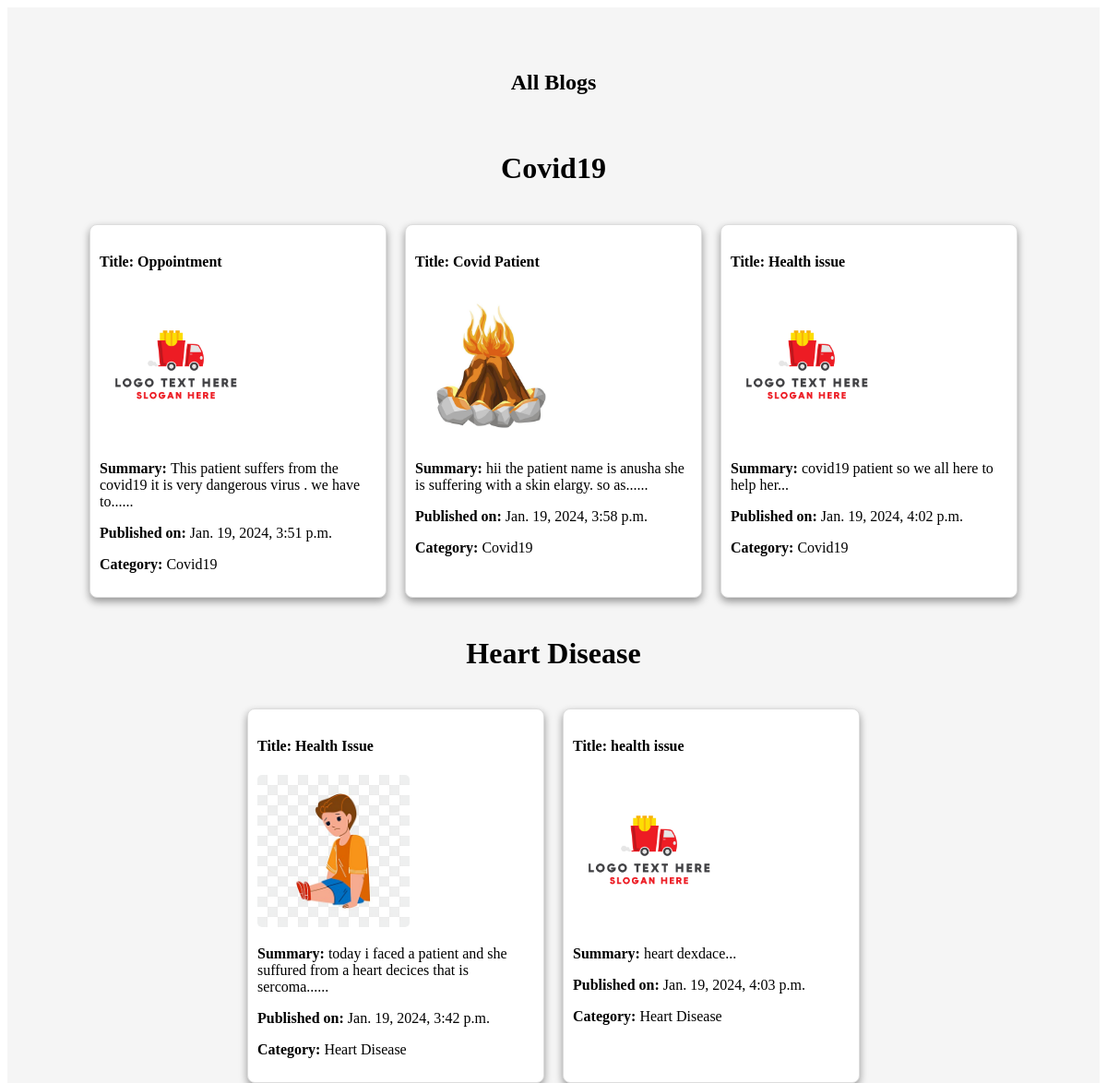
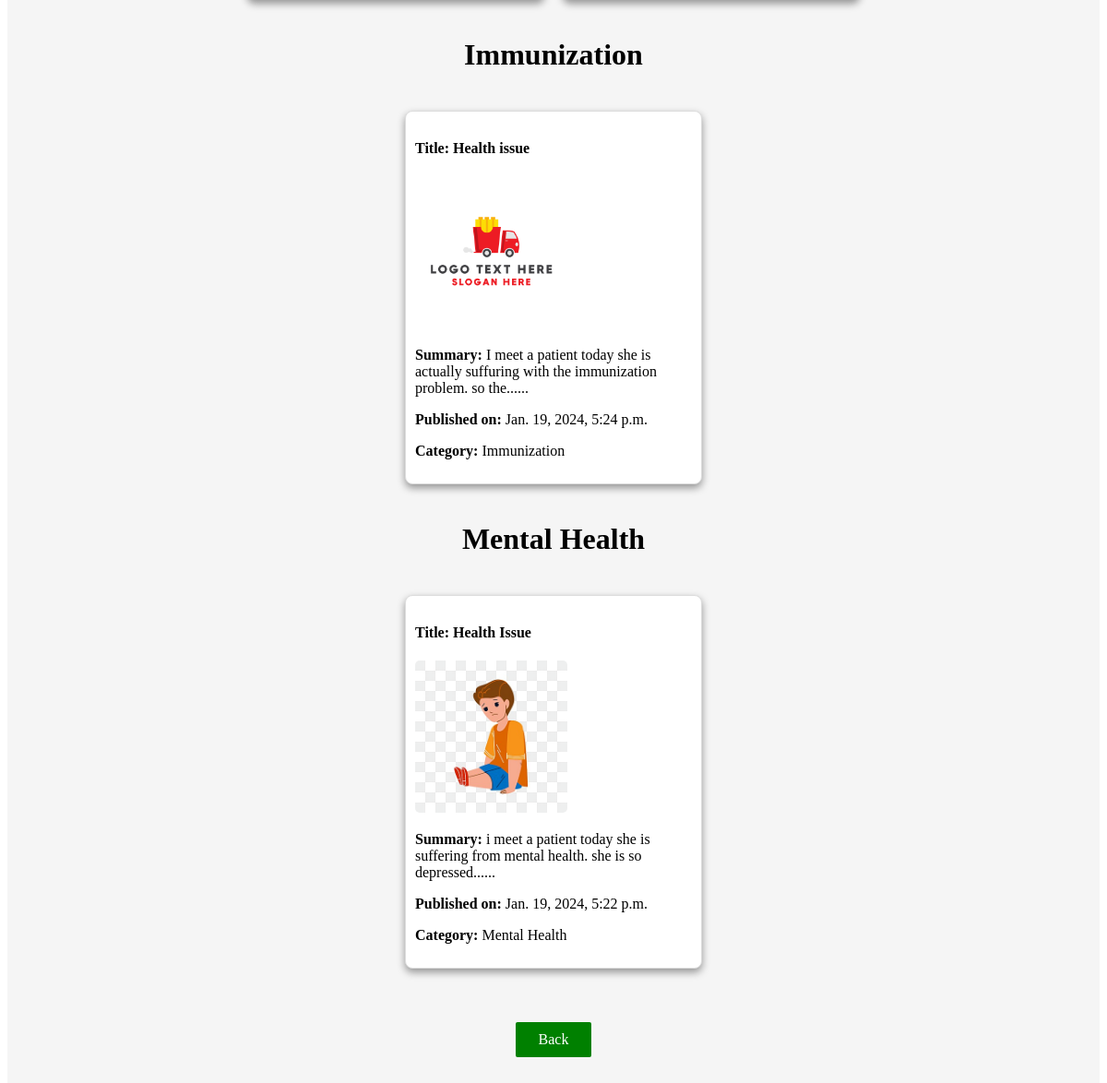
Screenshot of /all_blogs/ with the database file from the repository (2 pictures, top to bottom).
### user_auth/models.py (models this page shows, shortened)
class BlogPost(models.Model):
    title = models.CharField(max_length=255)
    image = models.ImageField(upload_to='blog_images/', null=True, blank=True)
    category_types = [('Mental Health', 'Mental Health'), ('Heart Disease', 'Heart Disease'),('Covid19','Covid19'),('Immunization','Immunization')]
    category = models.CharField(max_length=100,choices=category_types)
    summary = models.TextField()
    content = models.TextField()
    is_draft = models.BooleanField(default=False)
    author = models.ForeignKey('CustomUser', on_delete=models.CASCADE)  # Assuming CustomUser is the doctor model
    created_at = models.DateTimeField(auto_now_add=True)
    def truncated_summary(self):
        return ' '.join(self.summary.split()[:15]) + ('...' if len(self.summary.split()) > 15 else '')

### user_auth/views.py (the view)
# urls.py: path('all_blogs/', views.all_blogs, name='all_blogs'),
def all_blogs(request):
    blog_posts = BlogPost.objects.filter(author__user_type='doctor').order_by('category')
    organized_blog_posts = {category: list(posts) for category, posts in groupby(blog_posts, key=lambda x: x.category)}
    return render(request, 'all_blogs.html', {'organized_blog_posts': organized_blog_posts})

### user_auth/templates/all_blogs.html (shortened to what this page needs)
{% extends 'base.html' %}
{% block content %}
<div class="blog_board">
    <h2>All Blogs</h2>
    {% if organized_blog_posts %}
        {% for category, posts in organized_blog_posts.items %}
            <div class="category-container">
                <h1>{{ category }}</h1>
                <div class="card-container">
                    {% for post in posts %}
                        <div class="card">
                            <h4>Title: {{ post.title }}</h4>
                            <img src="{{ post.image.url }}" alt="{{ post.title }}">
                            <p><strong>Summary: </strong>{{ post.truncated_summary }}...</p>
                            <p><strong>Published on: </strong>{{ post.created_at }}</p>
                            <p><strong>Category: </strong>{{post.category}}</p>
                        </div>
                    {% endfor %}
                </div>
            </div>
        {% endfor %}
    {% else %}
        <p>No blogs available.</p>
    {% endif %}
    <br>
    <a class="login_button" href="{% url 'dashboard' %}">Back</a>
</div>
{% endblock %}

### user_auth/templates/base.html (shortened to what this page needs)
<!DOCTYPE html>
<html lang="en">
<head>
</head>
<body>
    {% block content %}{% endblock %}
</body>
</html>

### user_auth/templates/base.html (style rules this page uses)
.login_button { text-decoration: none; background-color: green; color: white; padding: 10px 25px; border-radius: 2px; outline: none; border: none; cursor: pointer; }

### user_auth/templates/all_blogs.html (style rules this page uses)
.blog_board { background-color: whitesmoke; display: flex; flex-direction: column; padding: 3rem; align-items: center; gap: 20px; }
.card img { width: 165px; border-radius: 5px; }
.category-container { display: flex; flex-direction: column; gap: 20px; align-items: center; }
.card-container { display: flex; flex-wrap: wrap; gap: 20px; justify-content: center; }
.card { border: 1px solid #ddd; background-color: white; border-radius: 8px; padding: 10px; box-shadow: 0 4px 8px rgba(0, 0, 0, 0.4); width: 300px; position: relative; }

### rows the page displays
BlogPost: category "Covid19", title "Oppointment", image (picture), truncated_summary "This patient suffers from the covid19 it is very dangerous virus . we have to...", created_at "Jan. 19, 2024, 3:51 p.m."
BlogPost: title "Covid Patient", image (picture), truncated_summary "hii the patient name is anusha she is suffering with a skin elargy. so as...", created_at "Jan. 19, 2024, 3:58 p.m.", category "Covid19"
BlogPost: title "Health issue", image (picture), truncated_summary "covid19 patient so we all here to help her", created_at "Jan. 19, 2024, 4:02 p.m.", category "Covid19"
BlogPost: category "Heart Disease", title "Health Issue", image (picture), truncated_summary "today i faced a patient and she suffured from a heart decices that is sercoma...", created_at "Jan. 19, 2024, 3:42 p.m."
BlogPost: title "health issue", image (picture), truncated_summary "heart dexdace", created_at "Jan. 19, 2024, 4:03 p.m.", category "Heart Disease"
BlogPost: category "Immunization", title "Health issue", image (picture), truncated_summary "I meet a patient today she is actually suffuring with the immunization problem. so the...", created_at "Jan. 19, 2024, 5:24 p.m."
BlogPost: category "Mental Health", title "Health Issue", image (picture), truncated_summary "i meet a patient today she is suffering from mental health. she is so depressed...", created_at "Jan. 19, 2024, 5:22 p.m."
